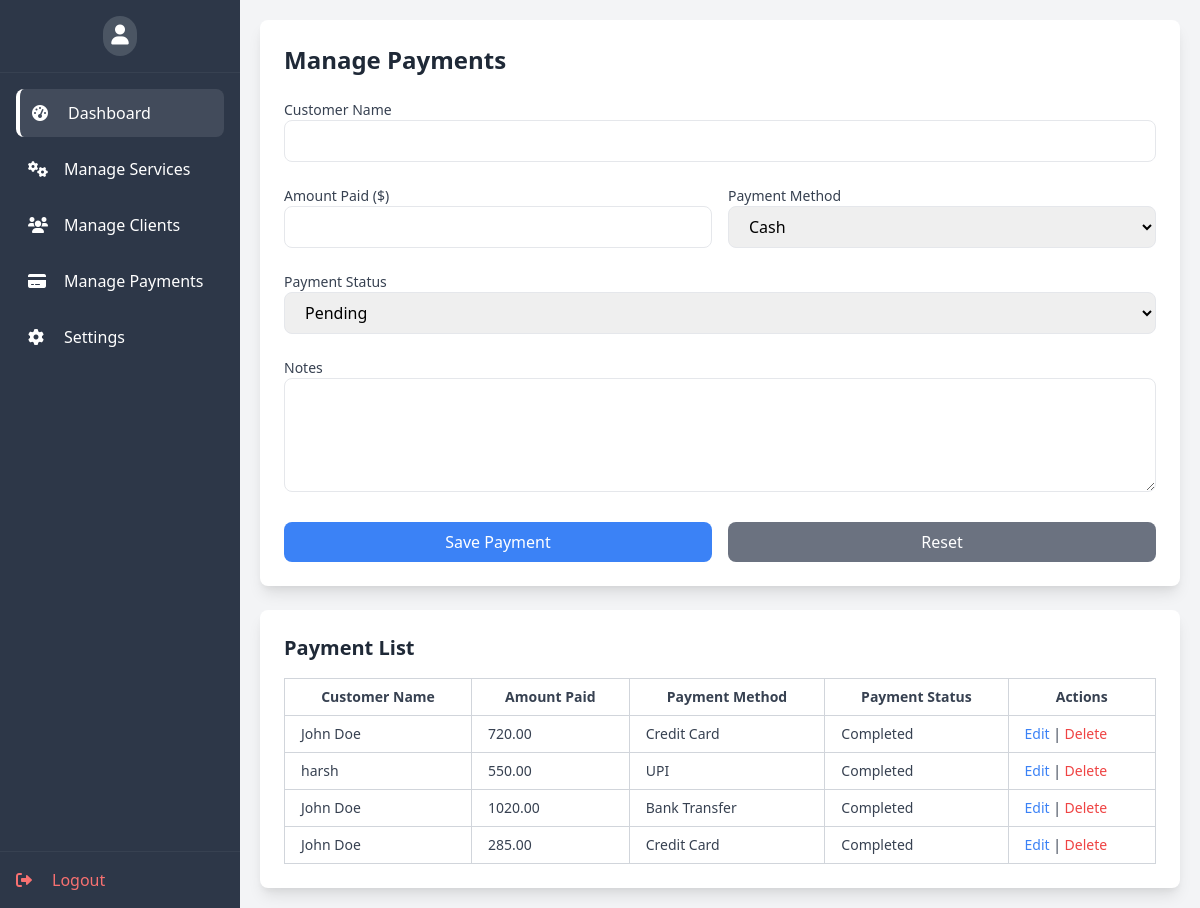
The page /Main/manage_payments.php on the database its author committed.
### tables this page shows
CREATE TABLE payments (
    id INT PRIMARY KEY AUTO_INCREMENT,
    customer_name VARCHAR(100) NOT NULL,
    amount_paid DECIMAL(10,2) NOT NULL,
    payment_date TIMESTAMP DEFAULT CURRENT_TIMESTAMP,
    payment_method VARCHAR(50) NOT NULL,
    payment_status ENUM('Pending', 'Completed', 'Failed') NOT NULL,
    notes TEXT
);

### Main/manage_payments.php (the view, shortened to what this page needs)
<?php
require_once '../db.php';
$result = $conn->query("SELECT * FROM payments ORDER BY payment_date DESC");
$payments = $result->fetch_all(MYSQLI_ASSOC);
?>
<!DOCTYPE html>
<html lang="en">
<head>
    <link href="https://cdnjs.cloudflare.com/ajax/libs/tailwindcss/2.2.19/tailwind.min.css" rel="stylesheet">
    <link rel="stylesheet" href="https://cdnjs.cloudflare.com/ajax/libs/font-awesome/6.0.0/css/all.min.css">
</head>
<body class="bg-gray-100">
    <div class="flex">
        <div class="sidebar text-white flex flex-col">
            <div class="p-4 border-b border-gray-700 flex items-center justify-center">
                <div class="bg-gray-600 rounded-full p-2">
                    <i class="fas fa-user text-xl"></i>
                </div>
            </div>
            <nav class="flex-1 p-4">
                <ul class="space-y-2">
                    <li>
                        <a href="admin_dashboard.php" class="sidebar-link active-link flex items-center space-x-3 p-3 rounded-lg transition-all duration-200">
                            <i class="fas fa-tachometer-alt w-6"></i>
                            <span>Dashboard</span>
                        </a>
                    </li>
                    <li>
                        <a href="manage_service.php" class="sidebar-link flex items-center space-x-3 p-3 rounded-lg transition-all duration-200">
                            <i class="fas fa-cogs w-6"></i>
                            <span>Manage Services</span>
                        </a>
                    </li>
                    <li>
                        <a href="manage_client.php" class="sidebar-link flex items-center space-x-3 p-3 rounded-lg transition-all duration-200">
                            <i class="fas fa-users w-6"></i>
                            <span>Manage Clients</span>
                        </a>
                    </li>
                    <li>
                        <a href="manage_payments.php" class="sidebar-link flex items-center space-x-3 p-3 rounded-lg transition-all duration-200">
                            <i class="fas fa-credit-card w-6"></i>
                            <span>Manage Payments</span>
                        </a>
                    </li>
                    <li>
                        <a href="settings.php" class="sidebar-link flex items-center space-x-3 p-3 rounded-lg transition-all duration-200">
                            <i class="fas fa-cog w-6"></i>
                            <span>Settings</span>
                        </a>
                    </li>
                </ul>
            </nav>
            <div class="p-4 border-t border-gray-700">
                <a href="logout.php" class="flex items-center space-x-3 text-red-400 hover:text-red-300 transition-colors duration-200">
                    <i class="fas fa-sign-out-alt w-6"></i>
                    <span>Logout</span>
                </a>
            </div>
        </div>
        <div class="content">
            <div class="bg-white rounded-lg shadow-lg p-6">
                <h1 class="text-2xl font-bold mb-6 text-gray-800">Manage Payments</h1>
                <form method="POST" class="space-y-6">
                    <div>
                        <label class="block text-sm font-medium text-gray-700">Customer Name</label>
                        <input type="text" name="customer_name" id="customer_name" required
                            class="w-full px-4 py-2 border rounded-lg focus:outline-none focus:border-blue-500">
                    </div>
                    <div class="flex gap-4">
                        <div class="flex-1">
                            <label class="block text-sm font-medium text-gray-700">Amount Paid ($)</label>
                            <input type="number" name="amount_paid" id="amount_paid" required step="0.01"
                                class="w-full px-4 py-2 border rounded-lg focus:outline-none focus:border-blue-500">
                        </div>
                        <div class="flex-1">
                            <label class="block text-sm font-medium text-gray-700">Payment Method</label>
                            <select name="payment_method" id="payment_method" required
                                class="w-full px-4 py-2 border rounded-lg focus:outline-none focus:border-blue-500">
                                <option value="Cash">Cash</option>
                            </select>
                        </div>
                    </div>
                    <div>
                        <label class="block text-sm font-medium text-gray-700">Payment Status</label>
                        <select name="payment_status" id="payment_status" required
                            class="w-full px-4 py-2 border rounded-lg focus:outline-none focus:border-blue-500">
                            <option value="Pending">Pending</option>
                        </select>
                    </div>
                    <div>
                        <label class="block text-sm font-medium text-gray-700">Notes</label>
                        <textarea name="notes" id="notes" rows="4"
                            class="w-full px-4 py-2 border rounded-lg focus:outline-none focus:border-blue-500"></textarea>
                    </div>
                    <div class="flex gap-4">
                        <button type="submit" class="flex-1 bg-blue-500 text-white px-6 py-2 rounded-lg hover:bg-blue-600">
                            Save Payment
                        </button>
                        <button type="reset" class="flex-1 bg-gray-500 text-white px-6 py-2 rounded-lg hover:bg-gray-600">
                            Reset
                        </button>
                    </div>
                </form>
            </div>
            <div class="bg-white rounded-lg shadow-lg p-6 mt-6">
                <h2 class="text-xl font-bold mb-4 text-gray-800">Payment List</h2>
                <table class="table-auto w-full border-collapse border border-gray-300">
                    <thead>
                        <tr>
                            <th class="px-4 py-2 text-sm text-gray-700 border border-gray-300">Customer Name</th>
                            <th class="px-4 py-2 text-sm text-gray-700 border border-gray-300">Amount Paid</th>
                            <th class="px-4 py-2 text-sm text-gray-700 border border-gray-300">Payment Method</th>
                            <th class="px-4 py-2 text-sm text-gray-700 border border-gray-300">Payment Status</th>
                            <th class="px-4 py-2 text-sm text-gray-700 border border-gray-300">Actions</th>
                        </tr>
                    </thead>
                    <tbody>
                        <?php foreach ($payments as $payment): ?>
                            <tr>
                                <td class="px-4 py-2 text-sm text-gray-700 border border-gray-300"><?= htmlspecialchars($payment['customer_name']) ?></td>
                                <td class="px-4 py-2 text-sm text-gray-700 border border-gray-300"><?= htmlspecialchars($payment['amount_paid']) ?></td>
                                <td class="px-4 py-2 text-sm text-gray-700 border border-gray-300"><?= htmlspecialchars($payment['payment_method']) ?></td>
                                <td class="px-4 py-2 text-sm text-gray-700 border border-gray-300"><?= htmlspecialchars($payment['payment_status']) ?></td>
                                <td class="px-4 py-2 text-sm text-gray-700 border border-gray-300">
                                    <a href="manage_payments.php?edit=<?= $payment['id'] ?>"
                                        class="text-blue-500 hover:text-blue-700">Edit</a>
                                    | <a href="manage_payments.php?delete=<?= $payment['id'] ?>"
                                        class="text-red-500 hover:text-red-700">Delete</a>
                                </td>
                            </tr>
                        <?php endforeach; ?>
                    </tbody>
                </table>
            </div>
        </div>
    </div>
</body>
</html>

### Main/manage_payments.php (style rules this page uses)
.active-link { background-color: rgba(255, 255, 255, 0.1); border-left: 4px solid white; }
.sidebar { position: fixed; top: 0; left: 0; height: 100%; width: 240px; background-color: #2d3748; }
.content { margin-left: 240px; padding: 20px; width: calc(100% - 240px); }

### rows shown on the page
payments: customer_name "John Doe", amount_paid "720.00", payment_method "Credit Card", payment_status "Completed"
payments: customer_name "harsh", amount_paid "550.00", payment_method "UPI", payment_status "Completed"
payments: customer_name "John Doe", amount_paid "1020.00", payment_method "Bank Transfer", payment_status "Completed"
payments: customer_name "John Doe", amount_paid "285.00", payment_method "Credit Card", payment_status "Completed"
